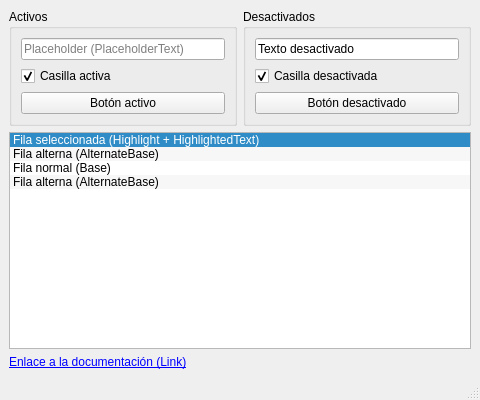
<?xml version="1.0" encoding="UTF-8"?>
<ui version="4.0">
 <class>MainWindow</class>
 <widget class="QMainWindow" name="MainWindow">
  <property name="geometry">
   <rect>
    <x>0</x>
    <y>0</y>
    <width>480</width>
    <height>400</height>
   </rect>
  </property>
  <property name="windowTitle">
   <string>Paleta oscura</string>
  </property>
  <widget class="QWidget" name="centralwidget">
   <layout class="QVBoxLayout" name="vlPrincipal">
    <item>
     <layout class="QHBoxLayout" name="hlGrupos">
      <item>
       <widget class="QGroupBox" name="grpActivos">
        <property name="title">
         <string>Activos</string>
        </property>
        <layout class="QVBoxLayout" name="vlActivos">
         <item>
          <widget class="QLineEdit" name="editActivo">
           <property name="placeholderText">
            <string>Placeholder (PlaceholderText)</string>
           </property>
          </widget>
         </item>
         <item>
          <widget class="QCheckBox" name="checkActivo">
           <property name="text">
            <string>Casilla activa</string>
           </property>
           <property name="checked">
            <bool>true</bool>
           </property>
          </widget>
         </item>
         <item>
          <widget class="QPushButton" name="btnActivo">
           <property name="toolTip">
            <string>Tooltip (ToolTipBase + ToolTipText)</string>
           </property>
           <property name="text">
            <string>Botón activo</string>
           </property>
          </widget>
         </item>
        </layout>
       </widget>
      </item>
      <item>
       <widget class="QGroupBox" name="grpDesactivados">
        <property name="title">
         <string>Desactivados</string>
        </property>
        <layout class="QVBoxLayout" name="vlDesactivados">
         <item>
          <widget class="QLineEdit" name="editDesactivado">
           <property name="text">
            <string>Texto desactivado</string>
           </property>
          </widget>
         </item>
         <item>
          <widget class="QCheckBox" name="checkDesactivado">
           <property name="text">
            <string>Casilla desactivada</string>
           </property>
           <property name="checked">
            <bool>true</bool>
           </property>
          </widget>
         </item>
         <item>
          <widget class="QPushButton" name="btnDesactivado">
           <property name="text">
            <string>Botón desactivado</string>
           </property>
          </widget>
         </item>
        </layout>
       </widget>
      </item>
     </layout>
    </item>
    <item>
     <widget class="QListWidget" name="listTareas">
      <property name="alternatingRowColors">
       <bool>true</bool>
      </property>
      <property name="currentRow">
       <number>0</number>
      </property>
      <item>
       <property name="text">
        <string>Fila seleccionada (Highlight + HighlightedText)</string>
       </property>
      </item>
      <item>
       <property name="text">
        <string>Fila alterna (AlternateBase)</string>
       </property>
      </item>
      <item>
       <property name="text">
        <string>Fila normal (Base)</string>
       </property>
      </item>
      <item>
       <property name="text">
        <string>Fila alterna (AlternateBase)</string>
       </property>
      </item>
     </widget>
    </item>
    <item>
     <widget class="QLabel" name="lblEnlace">
      <property name="text">
       <string>&lt;a href=&quot;https://doc.qt.io&quot;&gt;Enlace a la documentación (Link)&lt;/a&gt;</string>
      </property>
      <property name="openExternalLinks">
       <bool>true</bool>
      </property>
     </widget>
    </item>
   </layout>
  </widget>
  <widget class="QMenuBar" name="menubar">
   <property name="geometry">
    <rect>
     <x>0</x>
     <y>0</y>
     <width>480</width>
     <height>22</height>
    </rect>
   </property>
  </widget>
  <widget class="QStatusBar" name="statusbar"/>
 </widget>
 <resources/>
 <connections/>
</ui>
